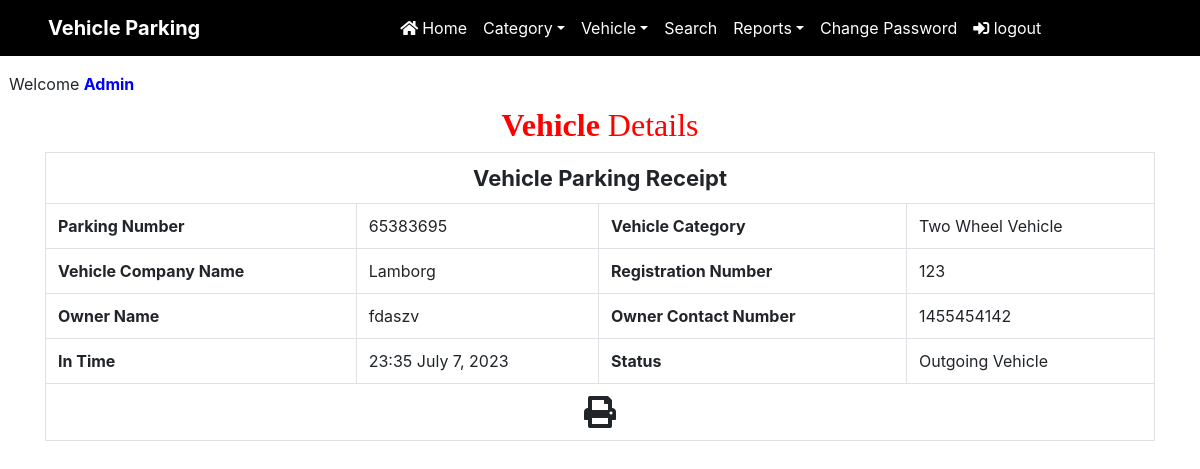
Screenshot of /print/23 (signed in) with the database file from the repository.
### vehicle/models.py (models this page shows, shortened)
class Vehicle(models.Model):
    parkingnumber = models.CharField(max_length=20)
    category = models.ForeignKey(Category, on_delete=models.CASCADE)
    username = models.CharField(max_length=10)
    vehiclecompany = models.CharField(max_length=50)
    regno = models.CharField(max_length=10)
    ownername = models.CharField(max_length=50)
    ownercontact = models.CharField(max_length=15)
    pdate = models.DateField()
    intime = models.CharField(max_length=50)
    outtime = models.CharField(max_length=50)
    parkingcharge = models.CharField(max_length=50)
    remark = models.CharField(max_length=500)
    status = models.CharField(max_length=20)

class Category(models.Model):
    categoryname = models.CharField(max_length=50)
    price = models.DecimalField(max_digits=8, decimal_places=2)

### vehicle/views.py (the view)
# urls.py: path('print/<int:pid>', print_detail, name='print'),
def print_detail(request,pid):
    if not request.user.is_authenticated:
        return redirect('admin_login')
    vehicle = Vehicle.objects.get(id=pid)
    d = {'vehicle': vehicle}
    return render(request,'print.html', d)

### vehicle/templates/print.html (shortened to what this page needs)
{% load static %}
<html>
<head>
  {% include 'headeradmin.html' %}
  <link rel=stylesheet href="https://cdn.datatables.net/1.10.20/css/jquery.dataTables.min.css">
  <link rel=stylesheet href="https://cdn.datatables.net/buttons/1.6.1/css/buttons.dataTables.min.css">
</head>
<body>
  {% if user.is_superuser %}
  {% include 'nav2admin.html' %}
  {% else %}
  {% include 'navigation.html' %}
  {% endif %}
  <div class="pt-5">
    <br> &nbsp;&nbsp;Welcome <b style='text-transform : capitalize ; color : blue'>{{request.user.username}}</b>
  </div>
  <div class="container" style="margin-top:10px">
    <h2 class="text-center" style="font-family : Monotype Corsiva ; color : red"> <strong>Vehicle</strong> Details</h2>
    <div id="exampl">
      <table border="1" class="table table-bordered mg-b-0">
        <tr>
          <th colspan="4" style="text-align: center; font-size:22px;"> Vehicle Parking Receipt</th>
        </tr>
        <tr>
          <th>Parking Number</th>
          <td>{{vehicle.parkingnumber}}</td>
          <th>Vehicle Category</th>
          <td>{{vehicle.category.categoryname}}</td>
        </tr>
        <tr>
          <th>Vehicle Company Name</th>
          <td>{{vehicle.vehiclecompany}}</td>
          <th>Registration Number</th>
          <td>{{vehicle.regno}}</td>
        </tr>
        <tr>
          <th>Owner Name</th>
          <td>{{vehicle.ownername}}</td>
          <th>Owner Contact Number</th>
          <td>{{vehicle.ownercontact}}</td>
        </tr>
        <tr>
          <th>In Time</th>
          <td>{{vehicle.intime}} {{vehicle.pdate}}</td>
          <th>Status</th>
          <td>
            {% if vehicle.status == 'Out' %}
            Outgoing Vehicle
            {% endif %}
          </td>
        </tr>
        <tr>
          <td colspan="4" style="text-align:center; cursor:pointer"><i class="fa fa-print fa-2x" aria-hidden="true"
              OnClick="CallPrint(this.value)"></i></td>
        </tr>
      </table>
    </div>
  </div>
</body>
</html>

### vehicle/static/css/mystyle.css (style rules this page uses)
html { scroll-behavior:smooth; }

### rows the page displays
Vehicle: parkingnumber "65383695", category.categoryname "Two Wheel Vehicle", vehiclecompany "Lamborg", regno "123", ownername "fdaszv", ownercontact "1455454142", intime "23:35", pdate "July 7, 2023"

### other values shown
{{ request.user.username }} "Admin"
